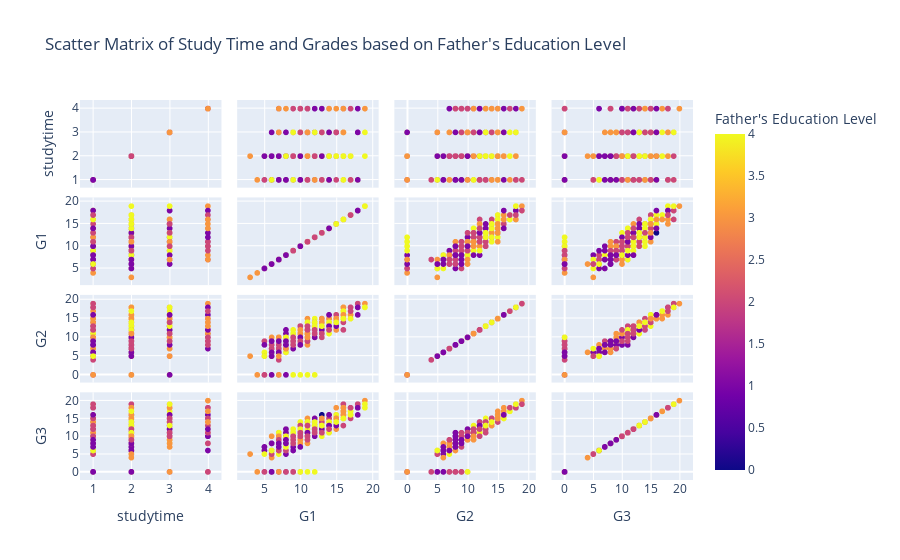

This figure's notebook cell:
### Code cell
#Use a scatter matrix to visualize the relationships between multiple numerical attributes, such as 'studytime', 'G1', 'G2', and 'G3':

fig = px.scatter_matrix(df_math, dimensions=['studytime', 'G1', 'G2', 'G3'], color='Fedu',
                        labels={'Fedu': "Father's Education Level"},
                        title="Scatter Matrix of Study Time and Grades based on Father's Education Level")
fig.show()

### Figure 1 — Plotly figure (JSON) as saved in the notebook; plotly's stock layout.template omitted (floating-point values rounded to 4 significant figures; data arrays with more than 128 entries replaced by an {"elided": "..."} marker saying what was removed)
{"data": [{"dimensions": [{"axis": {"matches": true}, "label": "studytime", "values": {"elided": "395 int values"}}, {"axis": {"matches": true}, "label": "G1", "values": {"elided": "395 int values"}}, {"axis": {"matches": true}, "label": "G2", "values": {"elided": "395 int values"}}, {"axis": {"matches": true}, "label": "G3", "values": {"elided": "395 int values"}}], "hovertemplate": "%{xaxis.title.text}=%{x}<br>%{yaxis.title.text}=%{y}<br>Father's Education Level=%{marker.color}<extra></extra>", "legendgroup": "", "marker": {"color": {"elided": "395 int values"}, "coloraxis": "coloraxis", "symbol": "circle"}, "name": "", "showlegend": false, "type": "splom"}], "layout": {"coloraxis": {"colorbar": {"title": {"text": "Father's Education Level"}}, "colorscale": [[0, "#0d0887"], [0.1111, "#46039f"], [0.2222, "#7201a8"], [0.3333, "#9c179e"], [0.4444, "#bd3786"], [0.5556, "#d8576b"], [0.6667, "#ed7953"], [0.7778, "#fb9f3a"], [0.8889, "#fdca26"], [1, "#f0f921"]]}, "dragmode": "select", "legend": {"tracegroupgap": 0}, "title": {"text": "Scatter Matrix of Study Time and Grades based on Father's Education Level"}}}
